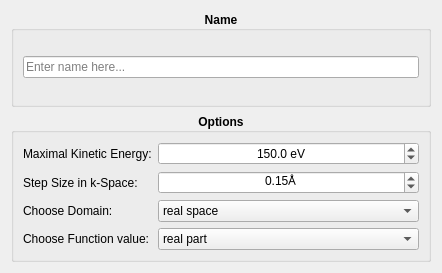
<?xml version="1.0" encoding="UTF-8"?>
<ui version="4.0">
 <class>window</class>
 <widget class="QWidget" name="window">
  <property name="geometry">
   <rect>
    <x>0</x>
    <y>0</y>
    <width>442</width>
    <height>273</height>
   </rect>
  </property>
  <property name="windowTitle">
   <string>Options</string>
  </property>
  <layout class="QVBoxLayout" name="verticalLayout">
   <item>
    <widget class="QGroupBox" name="name_groupbox">
     <property name="font">
      <font>
       <weight>75</weight>
       <bold>true</bold>
      </font>
     </property>
     <property name="title">
      <string>Name</string>
     </property>
     <property name="alignment">
      <set>Qt::AlignCenter</set>
     </property>
     <layout class="QHBoxLayout" name="horizontalLayout_3">
      <item>
       <widget class="QLineEdit" name="line_edit">
        <property name="font">
         <font>
          <weight>50</weight>
          <bold>false</bold>
         </font>
        </property>
        <property name="placeholderText">
         <string>Enter name here...</string>
        </property>
        <property name="clearButtonEnabled">
         <bool>true</bool>
        </property>
       </widget>
      </item>
     </layout>
    </widget>
   </item>
   <item>
    <widget class="QGroupBox" name="other_groupbox">
     <property name="font">
      <font>
       <weight>75</weight>
       <bold>true</bold>
      </font>
     </property>
     <property name="title">
      <string>Options</string>
     </property>
     <property name="alignment">
      <set>Qt::AlignCenter</set>
     </property>
     <layout class="QFormLayout" name="formLayout_2">
      <item row="4" column="0">
       <widget class="QLabel" name="Ekin_max_label">
        <property name="font">
         <font>
          <weight>50</weight>
          <bold>false</bold>
         </font>
        </property>
        <property name="text">
         <string>Maximal Kinetic Energy:</string>
        </property>
       </widget>
      </item>
      <item row="4" column="1">
       <widget class="QDoubleSpinBox" name="Ekin_max_spinbox">
        <property name="font">
         <font>
          <weight>50</weight>
          <bold>false</bold>
         </font>
        </property>
        <property name="alignment">
         <set>Qt::AlignCenter</set>
        </property>
        <property name="keyboardTracking">
         <bool>false</bool>
        </property>
        <property name="suffix">
         <string> eV</string>
        </property>
        <property name="decimals">
         <number>1</number>
        </property>
        <property name="minimum">
         <double>50.000000000000000</double>
        </property>
        <property name="maximum">
         <double>300.000000000000000</double>
        </property>
        <property name="singleStep">
         <double>1.000000000000000</double>
        </property>
        <property name="value">
         <double>150.000000000000000</double>
        </property>
       </widget>
      </item>
      <item row="5" column="0">
       <widget class="QLabel" name="dk3D_step_label">
        <property name="font">
         <font>
          <weight>50</weight>
          <bold>false</bold>
         </font>
        </property>
        <property name="text">
         <string>Step Size in k-Space:</string>
        </property>
       </widget>
      </item>
      <item row="5" column="1">
       <widget class="QDoubleSpinBox" name="dk3D_step_spinbox">
        <property name="font">
         <font>
          <weight>50</weight>
          <bold>false</bold>
         </font>
        </property>
        <property name="alignment">
         <set>Qt::AlignCenter</set>
        </property>
        <property name="suffix">
         <string>Å</string>
        </property>
        <property name="decimals">
         <number>2</number>
        </property>
        <property name="minimum">
         <double>0.050000000000000</double>
        </property>
        <property name="maximum">
         <double>0.300000000000000</double>
        </property>
        <property name="singleStep">
         <double>0.010000000000000</double>
        </property>
        <property name="value">
         <double>0.150000000000000</double>
        </property>
       </widget>
      </item>
      <item row="6" column="0">
       <widget class="QLabel" name="domain_label">
        <property name="font">
         <font>
          <weight>50</weight>
          <bold>false</bold>
         </font>
        </property>
        <property name="text">
         <string>Choose Domain:</string>
        </property>
       </widget>
      </item>
      <item row="6" column="1">
       <widget class="QComboBox" name="domain_combobox">
        <property name="font">
         <font>
          <weight>50</weight>
          <bold>false</bold>
         </font>
        </property>
        <item>
         <property name="text">
          <string>real space</string>
         </property>
        </item>
        <item>
         <property name="text">
          <string>momentum space</string>
         </property>
        </item>
       </widget>
      </item>
      <item row="7" column="0">
       <widget class="QLabel" name="value_label">
        <property name="font">
         <font>
          <weight>50</weight>
          <bold>false</bold>
         </font>
        </property>
        <property name="text">
         <string>Choose Function value:</string>
        </property>
       </widget>
      </item>
      <item row="7" column="1">
       <widget class="QComboBox" name="value_combobox">
        <property name="font">
         <font>
          <weight>50</weight>
          <bold>false</bold>
         </font>
        </property>
        <item>
         <property name="text">
          <string>real part</string>
         </property>
        </item>
        <item>
         <property name="text">
          <string>imaginary part</string>
         </property>
        </item>
        <item>
         <property name="text">
          <string>absolute value</string>
         </property>
        </item>
        <item>
         <property name="text">
          <string>square of absolute value</string>
         </property>
        </item>
       </widget>
      </item>
     </layout>
    </widget>
   </item>
  </layout>
 </widget>
 <resources/>
 <connections/>
</ui>
